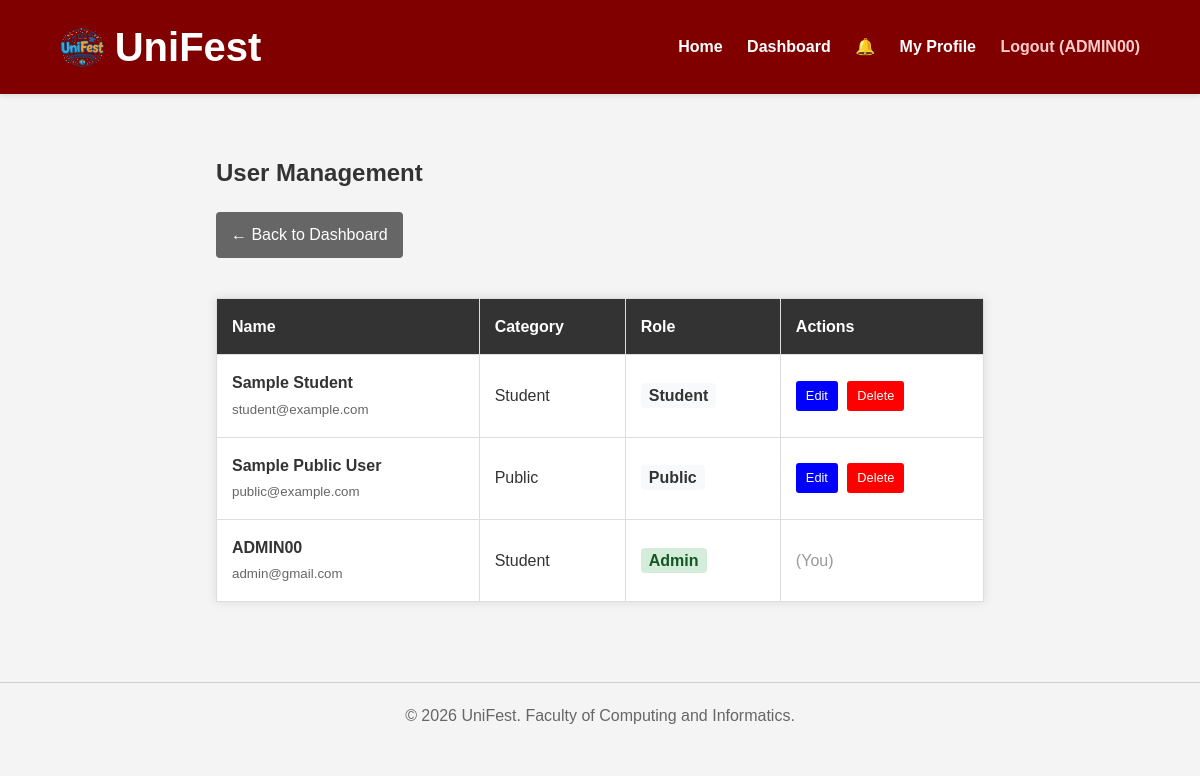
The page /manage_users.php (signed in) on the database its author committed.
### tables this page shows
CREATE TABLE `users` (
  `id` int(11) NOT NULL,
  `category` enum('Staff','Student','Public','Admin') NOT NULL,
  `name` varchar(100) NOT NULL,
  `email` varchar(100) NOT NULL,
  `phone` varchar(20) NOT NULL,
  `organization` varchar(100) NOT NULL,
  `interested_categories` text NOT NULL,
  `password` varchar(255) NOT NULL,
  `role` enum('admin','staff','student','public') NOT NULL DEFAULT 'public',
  `created_at` timestamp NOT NULL DEFAULT current_timestamp(),
  `status` enum('active','suspended') DEFAULT 'active'
);

### manage_users.php (the view, shortened to what this page needs)
<?php
require 'config/db.php';
require 'includes/header.php';
$stmt = $pdo->query("SELECT * FROM users ORDER BY created_at DESC");
$users = $stmt->fetchAll();
?>
<div class="container" style="padding: 20px;">
    <h2>User Management</h2>
    <a href="index.php" class="btn" style="background:#666; color:white; text-decoration:none; padding: 10px 15px; border-radius:4px; margin-bottom:20px; display:inline-block;">&larr; Back to Dashboard</a>
    <table style="width:100%; border-collapse: collapse; background: white; box-shadow: 0 0 10px rgba(0,0,0,0.1);">
        <thead>
            <tr style="background-color: #800000; color: white; text-align: left;">
                <th style="padding: 15px;">Name</th>
                <th style="padding: 15px;">Category</th>
                <th style="padding: 15px;">Role</th>
                <th style="padding: 15px;">Actions</th>
            </tr>
        </thead>
        <tbody>
            <?php foreach ($users as $u): ?>
                <tr style="border-bottom: 1px solid #ddd;">
                    <td style="padding: 15px;">
                        <strong><?= htmlspecialchars($u['name']) ?></strong><br>
                        <small style="color:#666;"><?= htmlspecialchars($u['email']) ?></small>
                    </td>
                    <td style="padding: 15px;">
                        <?= htmlspecialchars($u['category']) ?>
                    </td>
                    <td style="padding: 15px;">
                        <span style="
                            padding: 4px 8px;
                            border-radius: 4px;
                            background-color: <?= $u['role'] == 'admin' ? '#d4edda' : '#f8f9fa' ?>;
                            color: <?= $u['role'] == 'admin' ? '#155724' : '#333' ?>;
                            font-weight: bold;
                        ">
                            <?= ucfirst($u['role']) ?>
                        </span>
                    </td>
                    <td style="padding: 15px;">
                        <?php if ($u['id'] != $_SESSION['user_id']): ?>
                            <a href="edit_user.php?id=<?= $u['id'] ?>" class="btn" style="padding:5px 10px; background:blue; color:white; font-size:0.8rem; margin-right:5px; text-decoration:none; border-radius:3px;">Edit</a>
                            <a href="admin_action.php?action=delete_user&id=<?= $u['id'] ?>" class="btn" style="padding:5px 10px; background:red; color:white; font-size:0.8rem; text-decoration:none; border-radius:3px;" onclick="return confirm('Delete user?')">Delete</a>
                        <?php else: ?>
                            <span style="color:#999;">(You)</span>
                        <?php endif; ?>
                    </td>
                </tr>
            <?php endforeach; ?>
        </tbody>
    </table>
</div>
<?php require 'includes/footer.php'; ?>

### assets/style.css (style rules this page uses)
:root { --primary-color: #800000; --secondary-color: #333; --bg-color: #f4f4f4; --text-color: #333; }
body { font-family: Arial, sans-serif; background-color: var(--bg-color); margin: 0; padding: 0; color: var(--text-color); line-height: 1.6; }
.container { width: 80%; margin: auto; padding: 20px 0; }
.btn { display: inline-block; background-color: var(--primary-color); color: white; padding: 10px 20px; text-decoration: none; border-radius: 5px; border: none; cursor: pointer; font-size: 1rem; }
table { width: 100%; border-collapse: collapse; margin-top: 20px; background: white; }
th, td { padding: 12px; border: 1px solid #ddd; text-align: left; }
th { background-color: var(--secondary-color); color: white; }

### rows shown on the page
users: name "Sample Student", email "student@example.com", category "Student", role "Student"
users: name "Sample Public User", email "public@example.com", category "Public", role "Public"
users: name "ADMIN00", email "admin@gmail.com", category "Student", role "Admin", shows "(You)"

### other values the page prints
$_SESSION['user_name'] "ADMIN00"
